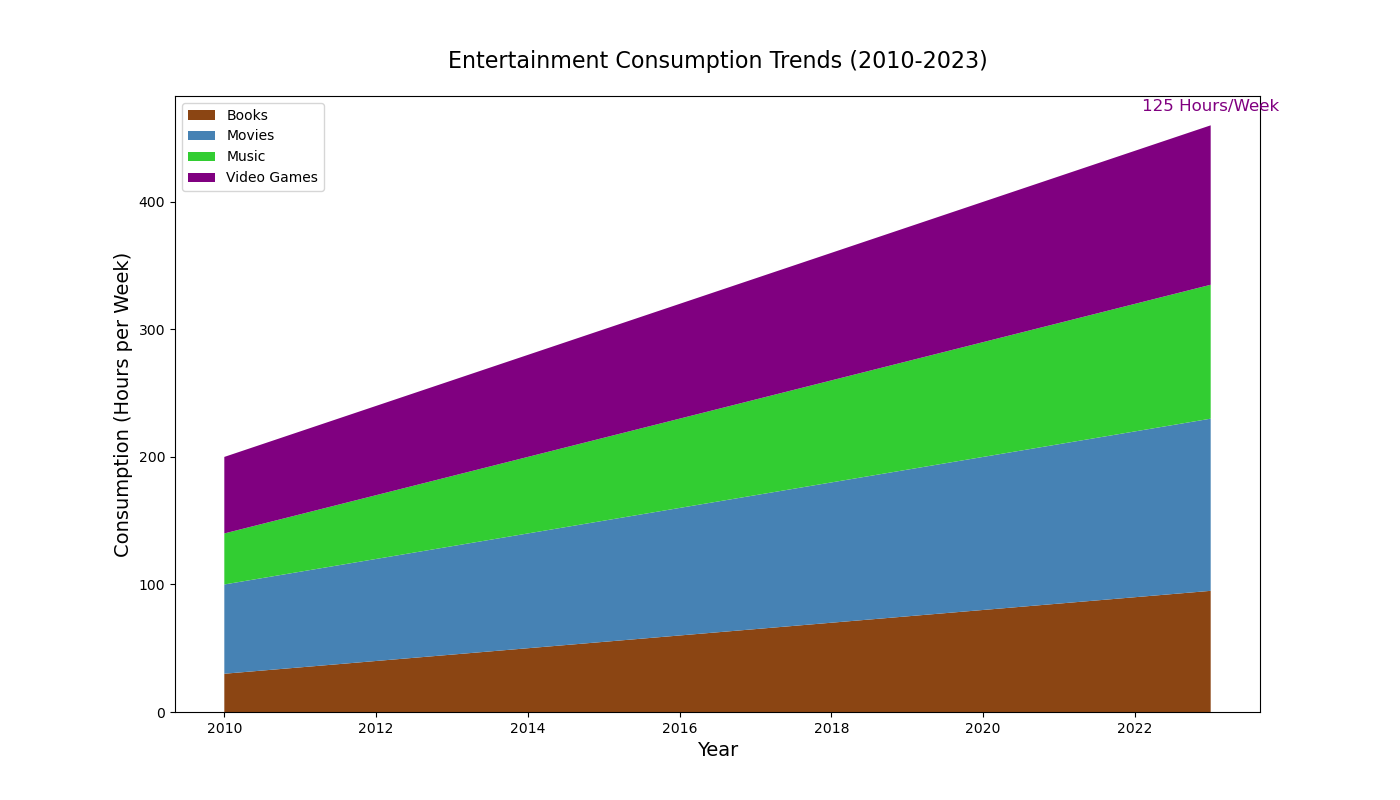

The script that drew this image:

import matplotlib.pyplot as plt

# Data for each year
years = list(range(2010, 2024))
books = [30, 35, 40, 45, 50, 55, 60, 65, 70, 75, 80, 85, 90, 95]
movies = [70, 75, 80, 85, 90, 95, 100, 105, 110, 115, 120, 125, 130, 135]
music = [40, 45, 50, 55, 60, 65, 70, 75, 80, 85, 90, 95, 100, 105]
video_games = [60, 65, 70, 75, 80, 85, 90, 95, 100, 105, 110, 115, 120, 125]

# Creating a stacked area chart
plt.figure(figsize=(14, 8))
plt.stackplot(years, books, movies, music, video_games, colors=['#8B4513', '#4682B4', '#32CD32', '#800080'])

# Adding labels and title
plt.title('Entertainment Consumption Trends (2010-2023)', fontsize=16, pad=20)
plt.xlabel('Year', fontsize=14)
plt.ylabel('Consumption (Hours per Week)', fontsize=14)

# Adding a legend
plt.legend(['Books', 'Movies', 'Music', 'Video Games'], loc='upper left')

# Annotating the last data point for Video Games
plt.annotate(f'{video_games[-1]} Hours/Week',
             (years[-1], sum([books[-1], movies[-1], music[-1], video_games[-1]])),
             textcoords="offset points",
             xytext=(0,10),
             ha='center',
             fontsize=12,
             color='#800080')

plt.show()
